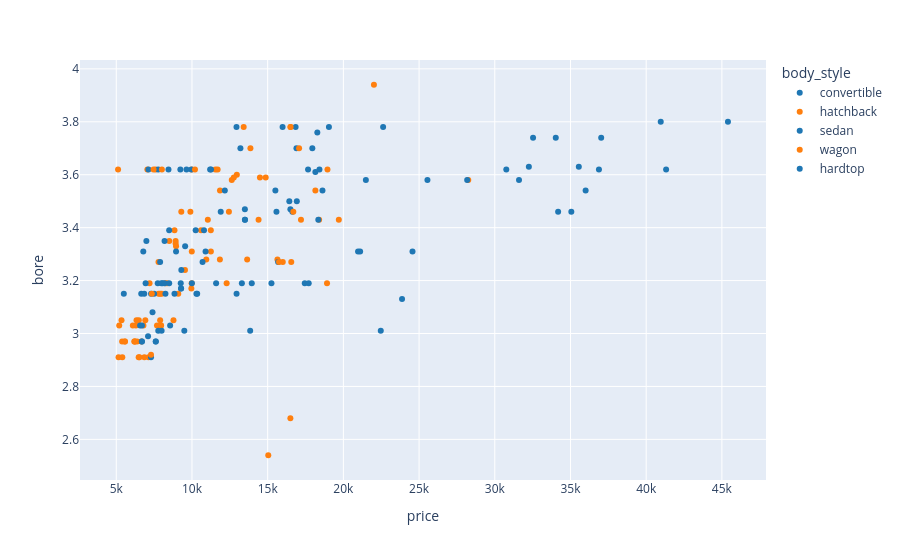

The cell this chart's notebook holds for it:
### Code cell
fig = px.scatter(df, x='price', y='bore', color='body_style',
                 color_discrete_sequence=['#1f77b4', '#ff7f0e'])

fig.show()

### Figure 1 — Plotly figure (JSON) as saved in the notebook; plotly's stock layout.template omitted (floating-point values rounded to 4 significant figures)
{"data": [{"hovertemplate": "body_style=convertible<br>price=%{x}<br>bore=%{y}<extra></extra>", "legendgroup": "convertible", "marker": {"color": "#1f77b4", "symbol": "circle"}, "mode": "markers", "name": "convertible", "orientation": "v", "showlegend": true, "type": "scatter", "x": [13495, 16500, 35056, 37028, 17669, 11595], "xaxis": "x", "y": [3.47, 3.47, 3.46, 3.74, 3.62, 3.19], "yaxis": "y"}, {"hovertemplate": "body_style=hatchback<br>price=%{x}<br>bore=%{y}<extra></extra>", "legendgroup": "hatchback", "marker": {"color": "#ff7f0e", "symbol": "circle"}, "mode": "markers", "name": "hatchback", "orientation": "v", "showlegend": true, "type": "scatter", "x": [16500, 5151, 6295, 5572, 6377, 7957, 6229, 12964, 6479, 6855, 5399, 6529, 7129, 7895, 9095, 11048, 5195, 6095, 6795, 10945, 11845, 13645, 15645, 8845, 10595, 11245, 16503, 5389, 6189, 6669, 7689, 9959, 8499, 12629, 14869, 14489, 7799, 8949, 17199, 19699, 18399, 5572, 7957, 6229, 12764, 22018, 9895, 11850, 15040, 18150, 5118, 7053, 7603, 5348, 6338, 6488, 7198, 7788, 8358, 8238, 9538, 9989, 11549, 9988, 11248, 16558, 15998, 9980], "xaxis": "x", "y": [2.68, 2.91, 3.03, 2.97, 2.97, 3.03, 2.97, 3.6, 2.91, 2.91, 2.91, 2.91, 2.91, 3.15, 3.15, 3.43, 3.03, 3.03, 3.03, 3.28, 3.28, 3.28, 3.28, 3.39, 3.39, 3.39, 3.78, 2.97, 2.97, 2.97, 3.03, 3.17, 3.35, 3.58, 3.59, 3.59, 3.15, 3.33, 3.43, 3.43, 3.43, 2.97, 3.03, 2.97, 3.59, 3.94, 3.46, 3.54, 2.54, 3.54, 3.62, 3.62, 3.62, 3.05, 3.05, 3.05, 3.19, 3.27, 3.19, 3.19, 3.24, 3.62, 3.62, 3.31, 3.31, 3.27, 3.27, 3.19], "yaxis": "y"}, {"hovertemplate": "body_style=sedan<br>price=%{x}<br>bore=%{y}<extra></extra>", "legendgroup": "sedan", "marker": {"color": "#1f77b4", "symbol": "circle"}, "mode": "markers", "name": "sedan", "orientation": "v", "showlegend": true, "type": "scatter", "x": [13950, 17450, 15250, 17710, 23875, 16430, 16925, 20970, 21105, 24565, 30760, 41315, 36880, 6575, 6692, 7609, 8558, 7295, 8845, 10295, 12945, 10345, 6785, 32250, 35550, 36000, 6695, 7395, 8495, 10245, 10795, 18280, 18344, 25552, 31600, 34184, 40960, 6989, 8189, 9279, 9279, 5499, 7099, 6649, 6849, 7299, 7499, 9549, 13499, 13499, 11900, 13200, 15580, 16900, 16630, 17950, 18150, 6692, 7609, 12170, 15510, 18620, 7126, 7775, 9960, 9233, 11259, 6938, 7898, 7738, 9258, 8058, 9298, 8948, 10698, 10898, 15690, 7775, 7975, 7995, 8195, 8495, 9495, 9995, 13295, 13845, 12940, 15985, 18420, 16845, 19045, 21485, 22470, 22625], "xaxis": "x", "y": [3.19, 3.19, 3.19, 3.19, 3.13, 3.5, 3.5, 3.31, 3.31, 3.31, 3.62, 3.62, 3.62, 3.03, 2.97, 2.97, 3.03, 2.91, 3.15, 3.15, 3.15, 3.15, 3.31, 3.63, 3.63, 3.54, 3.03, 3.08, 3.39, 3.39, 3.39, 3.76, 3.43, 3.58, 3.58, 3.46, 3.8, 3.35, 3.35, 3.17, 3.17, 3.15, 2.99, 3.15, 3.15, 3.15, 3.15, 3.33, 3.43, 3.43, 3.46, 3.7, 3.46, 3.7, 3.46, 3.7, 3.61, 2.97, 2.97, 3.54, 3.54, 3.54, 3.62, 3.62, 3.62, 3.62, 3.62, 3.19, 3.27, 3.19, 3.19, 3.19, 3.24, 3.31, 3.27, 3.31, 3.27, 3.01, 3.19, 3.01, 3.19, 3.19, 3.01, 3.19, 3.19, 3.01, 3.78, 3.78, 3.62, 3.78, 3.78, 3.58, 3.01, 3.78], "yaxis": "y"}, {"hovertemplate": "body_style=wagon<br>price=%{x}<br>bore=%{y}<extra></extra>", "legendgroup": "wagon", "marker": {"color": "#ff7f0e", "symbol": "circle"}, "mode": "markers", "name": "wagon", "orientation": "v", "showlegend": true, "type": "scatter", "x": [18920, 8921, 7295, 28248, 7349, 7999, 14399, 12440, 13860, 16695, 17075, 8921, 9295, 7463, 10198, 8013, 11694, 6918, 7898, 8778, 15750, 12290, 13415, 16515, 18950], "xaxis": "x", "y": [3.19, 3.34, 2.92, 3.58, 3.15, 3.15, 3.43, 3.46, 3.7, 3.46, 3.7, 3.35, 3.46, 3.62, 3.62, 3.62, 3.62, 3.05, 3.05, 3.05, 3.27, 3.19, 3.78, 3.78, 3.62], "yaxis": "y"}, {"hovertemplate": "body_style=hardtop<br>price=%{x}<br>bore=%{y}<extra></extra>", "legendgroup": "hardtop", "marker": {"color": "#1f77b4", "symbol": "circle"}, "mode": "markers", "name": "hardtop", "orientation": "v", "showlegend": true, "type": "scatter", "x": [28176, 45400, 8249, 32528, 34028, 8449, 9639, 11199], "xaxis": "x", "y": [3.58, 3.8, 3.15, 3.74, 3.74, 3.62, 3.62, 3.62], "yaxis": "y"}], "layout": {"autosize": true, "legend": {"title": {"text": "body_style"}, "tracegroupgap": 0}, "margin": {"t": 60}, "xaxis": {"anchor": "y", "autorange": true, "domain": [0, 1], "range": [2667.0, 47850.0], "title": {"text": "price"}, "type": "linear"}, "yaxis": {"anchor": "x", "autorange": true, "domain": [0, 1], "range": [2.432, 4.048], "title": {"text": "bore"}, "type": "linear"}}}
